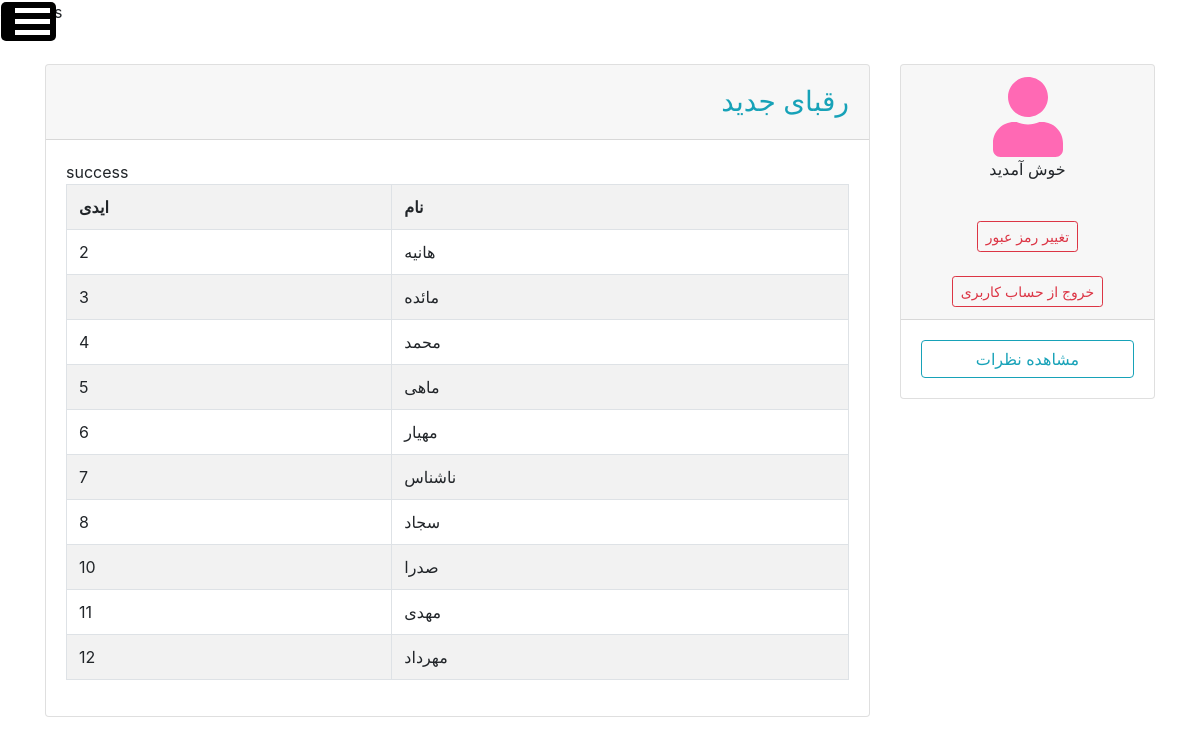
Page /profile_pdo.php (signed in) on the committed database.
### tables this page shows
CREATE TABLE `register` (
  `id` int(100) NOT NULL,
  `email` varchar(30) NOT NULL,
  `name` varchar(30) NOT NULL,
  `password` text NOT NULL
);

### read.php (the view, shortened to what this page needs)
<?php
require 'connection_pdo.php';
require 'links.php';
$read =$conn->prepare("SELECT id,name FROM register");
$read->execute();
$res=$read->fetchAll();
echo '<table class="table table-bordered table-striped">';
echo'<tr>';
echo'<th>ایدی</th>';
echo'<th>نام</th>';
echo '</tr>';
foreach ($res as $c){
    echo'<tr>';
    echo '<td>'.$c['id'].'</td>';
    echo '<td>'.$c['name'].'</td>';
    echo '</tr>';
}
echo '</table>';
?>

### css/style.css (style rules this page uses)
body { background-color: white; line-height: 2.5; }

### rows in the picture
register: id "2", name "هانیه"
register: id "3", name "مائده"
register: id "4", name "محمد"
register: id "5", name "ماهی"
register: id "6", name "مهیار"
register: id "7", name "ناشناس"
register: id "8", name "سجاد"
register: id "10", name "صدرا"
register: id "11", name "مهدی"
register: id "12", name "مهرداد"
